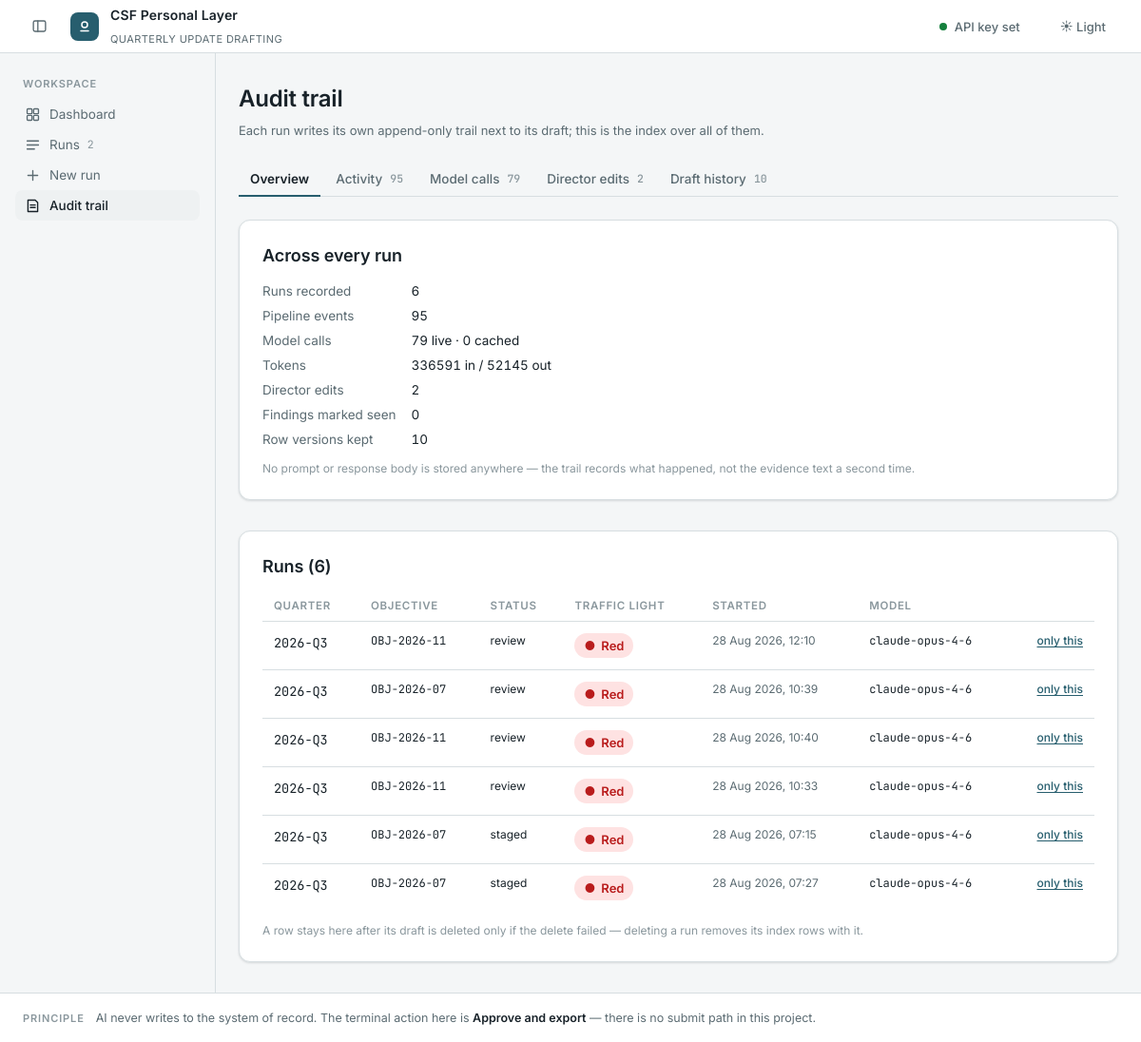
Screenshot of /audit with the database file from the repository.
### tables this page shows
CREATE TABLE runs (
    thread_id        TEXT PRIMARY KEY,
    created_at       TEXT,
    updated_at       TEXT,
    status           TEXT,
    quarter          TEXT,
    objective_id     TEXT,
    objective_title  TEXT,
    as_of            TEXT,
    model            TEXT,
    evidence_count   INTEGER,
    traffic_light    TEXT,
    progress_percent INTEGER,
    staged_at        TEXT
);

### app/main.py (the view)
@app.get("/audit", response_class=HTMLResponse)
async def workspace_audit(request: Request, run: str = ""):
    index()
    return render(
        request,
        "audit_all.html",
        {
            "totals": db.totals(),
            "runs": db.runs(),
            "events": db.audit_rows(run or None, "event", limit=300),
            "llm_calls": db.audit_rows(run or None, "llm_call", limit=300),
            "edits": db.audit_rows(run or None, "edit", limit=300),
            "acks": db.audit_rows(run or None, "ack", limit=300),
            "snapshots": db.drafts(run or None, limit=200),
            "filter_run": run,
            "db_path": settings.workspace_db,
        },
        nav="workspace-audit",
    )

### app/templates/audit_all.html (shortened to what this page needs)
{% extends "base.html" %}
{% from "partials/macros.html" import tl_badge, calculating %}
{% block content %}
<div style="display:flex;align-items:baseline;justify-content:space-between;gap:var(--s4);flex-wrap:wrap;margin-bottom:var(--s2)">
  <h1 class="page-title">Audit trail</h1>
</div>
<p class="small muted" style="max-width:70ch;margin-bottom:var(--s5)">
  Each run writes its own append-only trail next to its draft; this is the index over all of them.
</p>
{% if not totals.runs and not totals.events %}
  <div class="card empty">
    <div class="eyebrow" style="margin-bottom:var(--s3)">Nothing has happened yet</div>
    <h2>No runs recorded</h2>
    <p>Every pipeline stage, model call and director edit lands here as it happens. Start a run and this page fills in behind it — including what each call cost and what the row said before you changed it.</p>
    <div style="display:flex;gap:var(--s3);justify-content:center;flex-wrap:wrap">
      <a class="btn btn-primary" href="/runs/new">New run</a>
      <a class="btn" href="/">Back to runs</a>
    </div>
  </div>
{% else %}
<div class="tabset">
  <div class="tabs" role="tablist" aria-label="Workspace ledgers">
    <button class="tab" data-action="tab" data-tab="overview" role="tab" aria-selected="true">Overview</button>
    <button class="tab" data-action="tab" data-tab="activity" role="tab" aria-selected="false">Activity <span class="tab-count">{{ events | length }}</span></button>
    <button class="tab" data-action="tab" data-tab="calls" role="tab" aria-selected="false">Model calls <span class="tab-count">{{ llm_calls | length }}</span></button>
    <button class="tab" data-action="tab" data-tab="edits" role="tab" aria-selected="false">Director edits <span class="tab-count">{{ edits | length }}</span></button>
    <button class="tab" data-action="tab" data-tab="drafts" role="tab" aria-selected="false">Draft history <span class="tab-count">{{ snapshots | length }}</span></button>
  </div>
  <div class="tab-panel" data-panel="overview" role="tabpanel">
    <div class="stack">
    <div class="card card-pad">
      <h2 class="section-h" style="margin-bottom:var(--s3)">Across every run</h2>
      <dl class="kv">
        <dt>Runs recorded</dt><dd class="tnum">{{ totals.runs }}</dd>
        <dt>Pipeline events</dt><dd class="tnum">{{ totals.events }}</dd>
        <dt>Model calls</dt><dd class="tnum">{{ totals.llm_calls }} live · 0 cached</dd>
        <dt>Tokens</dt><dd class="tnum">{{ totals.llm_input_tokens }} in / {{ totals.llm_output_tokens }} out</dd>
        <dt>Director edits</dt><dd class="tnum">{{ totals.edits }}</dd>
        <dt>Findings marked seen</dt><dd class="tnum">{{ totals.acks }}</dd>
        <dt>Row versions kept</dt><dd class="tnum">{{ totals.drafts }}</dd>
      </dl>
      <p class="tiny subtle" style="margin-top:var(--s3)">No prompt or response body is stored anywhere — the trail records what happened, not the evidence text a second time.</p>
    </div>
    <div class="card card-pad">
      <h2 class="section-h" style="margin-bottom:var(--s3)">Runs ({{ runs | length }})</h2>
      <div style="overflow-x:auto"><table class="tbl">
        <thead><tr><th>Quarter</th><th>Objective</th><th>Status</th><th>Traffic light</th><th>Started</th><th>Model</th><th></th></tr></thead>
        <tbody>
          {% for r in runs %}
            <tr>
              <td class="mono tnum nowrap">{{ r.quarter or "—" }}</td>
              <td class="mono tiny">{{ r.objective_id or "—" }}</td>
              <td class="tiny">{{ r.status or "—" }}</td>
              <td>{% if r.status == "running" and not r.traffic_light %}{{ calculating() }}{% else %}{{ tl_badge(r.traffic_light) }}{% endif %}</td>
              <td class="tiny nowrap muted">{{ r.created_at | fmt_datetime }}</td>
              <td class="mono tiny">{{ r.model or "—" }}</td>
              <td class="num tiny nowrap"><a class="link-btn tiny" href="/audit?run={{ r.thread_id }}">only this</a></td>
            </tr>
          {% else %}
            <tr><td colspan="7" class="muted">no runs indexed</td></tr>
          {% endfor %}
        </tbody></table></div>
      <p class="tiny subtle" style="margin-top:var(--s3)">A row stays here after its draft is deleted only if the delete failed — deleting a run removes its index rows with it.</p>
    </div>
    </div>
  </div>
</div>
{% endif %}
{% endblock %}

### app/templates/partials/macros.html (shortened to what this page needs)
{% set TL_GLYPH = {"Red": "●", "Amber": "◐", "Green": "○", "Blue": "◆"} %}
{% macro tl_badge(value, lg=False) %}
  {%- if not value -%}<span class="muted">—</span>
  {%- else -%}<span class="badge {% if lg %}badge-lg {% endif %}tl-{{ value }}"><span class="glyph" aria-hidden="true">{{ TL_GLYPH.get(value, "•") }}</span>{{ value }}</span>
  {%- endif -%}
{% endmacro %}

### rows the page displays
runs: quarter "2026-Q3", objective "OBJ-2026-11", status "review", get "●", traffic_light "Red", created_at|fmt_datetime "28 Aug 2026, 12:10", model "claude-opus-4-6"
runs: quarter "2026-Q3", objective "OBJ-2026-07", status "review", get "●", traffic_light "Red", created_at|fmt_datetime "28 Aug 2026, 10:39", model "claude-opus-4-6"
runs: quarter "2026-Q3", objective "OBJ-2026-11", status "review", get "●", traffic_light "Red", created_at|fmt_datetime "28 Aug 2026, 10:40", model "claude-opus-4-6"
runs: quarter "2026-Q3", objective "OBJ-2026-11", status "review", get "●", traffic_light "Red", created_at|fmt_datetime "28 Aug 2026, 10:33", model "claude-opus-4-6"
runs: quarter "2026-Q3", objective "OBJ-2026-07", status "staged", get "●", traffic_light "Red", created_at|fmt_datetime "28 Aug 2026, 07:15", model "claude-opus-4-6"
runs: quarter "2026-Q3", objective "OBJ-2026-07", status "staged", get "●", traffic_light "Red", created_at|fmt_datetime "28 Aug 2026, 07:27", model "claude-opus-4-6"

### other values shown
{{ run_count or '' }} "2"
{{ events | length }} "95"
{{ llm_calls | length }} "79"
{{ edits | length }} "2"
{{ snapshots | length }} "10"
{{ totals.runs }} "6"
{{ totals.events }} "95"
{{ totals.llm_calls }} "79"
{{ totals.llm_input_tokens }} "336591"
{{ totals.llm_output_tokens }} "52145"
{{ totals.edits }} "2"
{{ totals.acks }} "0"
{{ totals.drafts }} "10"
{{ runs | length }} "6"
